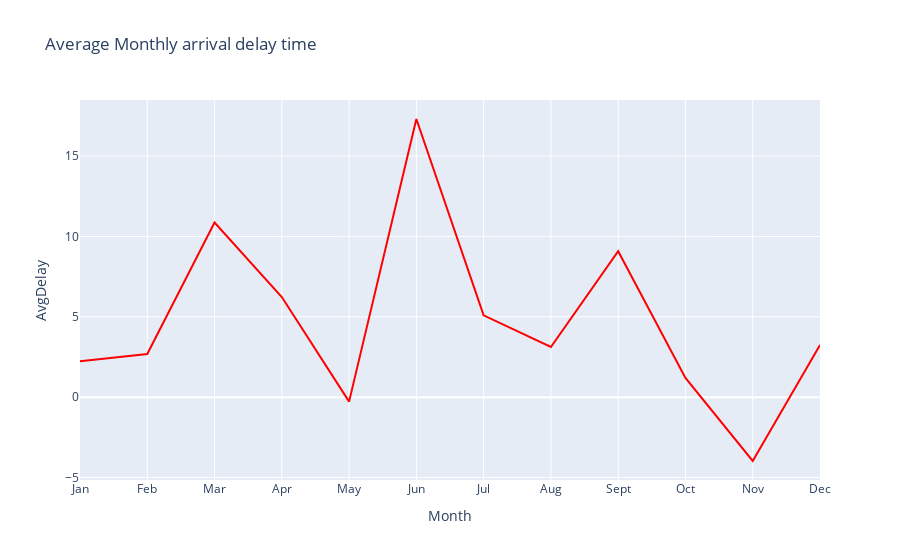

The notebook cell saved with this chart:
### Code cell
# Create line plot here
fig = go.Figure(data=go.Scatter(x=line_data['Month'], y=line_data['ArrDelay'], mode='lines', marker=dict(color='red')))
fig.update_layout(title='Average Monthly arrival delay time', xaxis_title='Month', yaxis_title='AvgDelay')
fig.show()

### Figure 1 — Plotly figure (JSON) as saved in the notebook; plotly's stock layout.template omitted (floating-point values rounded to 4 significant figures)
{"data": [{"marker": {"color": "red"}, "mode": "lines", "x": ["Jan", "Feb", "Mar", "Apr", "May", "Jun", "Jul", "Aug", "Sept", "Oct", "Nov", "Dec"], "y": [2.233, 2.688, 10.87, 6.229, -0.2791, 17.31, 5.089, 3.122, 9.081, 1.2, -3.975, 3.241], "type": "scatter"}], "layout": {"title": {"text": "Average Monthly arrival delay time"}, "xaxis": {"title": {"text": "Month"}, "type": "category", "range": [0, 11], "autorange": true}, "yaxis": {"title": {"text": "AvgDelay"}, "type": "linear", "range": [-5.158, 18.49], "autorange": true}, "autosize": true}}
